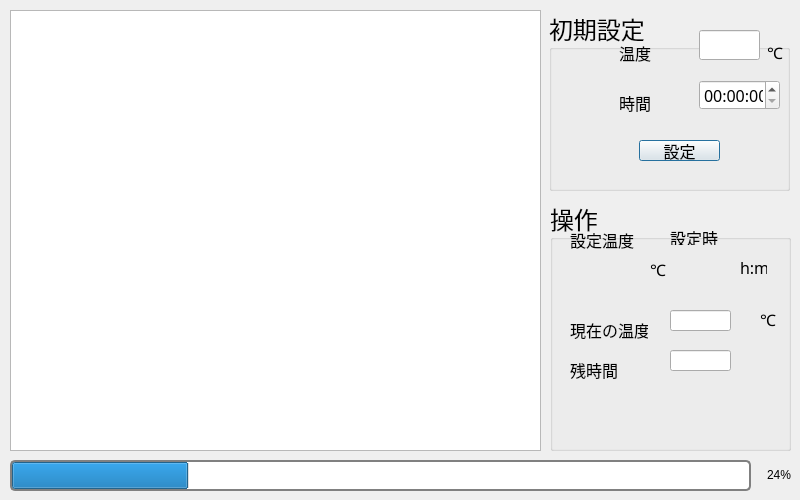
<?xml version="1.0" encoding="UTF-8"?>
<ui version="4.0">
 <class>Dialog</class>
 <widget class="QDialog" name="Dialog">
  <property name="enabled">
   <bool>true</bool>
  </property>
  <property name="geometry">
   <rect>
    <x>0</x>
    <y>0</y>
    <width>800</width>
    <height>500</height>
   </rect>
  </property>
  <property name="windowTitle">
   <string>Dialog</string>
  </property>
  <widget class="QProgressBar" name="progressBar">
   <property name="geometry">
    <rect>
     <x>10</x>
     <y>460</y>
     <width>781</width>
     <height>31</height>
    </rect>
   </property>
   <property name="styleSheet">
    <string notr="true">border:2px solid grey; border-radius:5px; text-align:right; margin-right:40px;
font: 14pt &quot;.AppleSystemUIFont&quot;;</string>
   </property>
   <property name="value">
    <number>24</number>
   </property>
  </widget>
  <widget class="QGroupBox" name="groupBox">
   <property name="geometry">
    <rect>
     <x>549</x>
     <y>10</y>
     <width>241</width>
     <height>181</height>
    </rect>
   </property>
   <property name="font">
    <font>
     <family>MeiryoKe_UIGothic</family>
     <pointsize>18</pointsize>
    </font>
   </property>
   <property name="title">
    <string>初期設定</string>
   </property>
   <property name="flat">
    <bool>false</bool>
   </property>
   <widget class="QTimeEdit" name="timeEdit">
    <property name="geometry">
     <rect>
      <x>150</x>
      <y>70</y>
      <width>81</width>
      <height>30</height>
     </rect>
    </property>
    <property name="font">
     <font>
      <family>MeiryoKe_UIGothic</family>
      <pointsize>12</pointsize>
      <kerning>true</kerning>
     </font>
    </property>
    <property name="layoutDirection">
     <enum>Qt::LeftToRight</enum>
    </property>
    <property name="autoFillBackground">
     <bool>false</bool>
    </property>
    <property name="alignment">
     <set>Qt::AlignCenter</set>
    </property>
   </widget>
   <widget class="QLabel" name="label_3">
    <property name="geometry">
     <rect>
      <x>70</x>
      <y>30</y>
      <width>40</width>
      <height>25</height>
     </rect>
    </property>
    <property name="font">
     <font>
      <family>MeiryoKe_UIGothic</family>
      <pointsize>12</pointsize>
     </font>
    </property>
    <property name="text">
     <string>温度</string>
    </property>
   </widget>
   <widget class="QLineEdit" name="lineEdit_2">
    <property name="geometry">
     <rect>
      <x>150</x>
      <y>20</y>
      <width>61</width>
      <height>30</height>
     </rect>
    </property>
    <property name="font">
     <font>
      <family>MeiryoKe_UIGothic</family>
      <pointsize>12</pointsize>
     </font>
    </property>
    <property name="alignment">
     <set>Qt::AlignCenter</set>
    </property>
   </widget>
   <widget class="QLabel" name="label_5">
    <property name="geometry">
     <rect>
      <x>218</x>
      <y>30</y>
      <width>20</width>
      <height>25</height>
     </rect>
    </property>
    <property name="font">
     <font>
      <family>MeiryoKe_UIGothic</family>
      <pointsize>12</pointsize>
     </font>
    </property>
    <property name="text">
     <string>℃</string>
    </property>
   </widget>
   <widget class="QLabel" name="label_4">
    <property name="geometry">
     <rect>
      <x>70</x>
      <y>80</y>
      <width>40</width>
      <height>25</height>
     </rect>
    </property>
    <property name="font">
     <font>
      <family>MeiryoKe_UIGothic</family>
      <pointsize>12</pointsize>
     </font>
    </property>
    <property name="text">
     <string>時間</string>
    </property>
   </widget>
   <widget class="QPushButton" name="pushButton_5">
    <property name="geometry">
     <rect>
      <x>90</x>
      <y>130</y>
      <width>81</width>
      <height>21</height>
     </rect>
    </property>
    <property name="baseSize">
     <size>
      <width>0</width>
      <height>0</height>
     </size>
    </property>
    <property name="palette">
     <palette>
      <active>
       <colorrole role="Base">
        <brush brushstyle="SolidPattern">
         <color alpha="255">
          <red>255</red>
          <green>255</green>
          <blue>10</blue>
         </color>
        </brush>
       </colorrole>
       <colorrole role="AlternateBase">
        <brush brushstyle="RadialGradientPattern">
         <gradient centralx="0.500000000000000" centraly="0.500000000000000" focalx="0.500000000000000" focaly="0.500000000000000" radius="0.077000000000000" type="RadialGradient" spread="RepeatSpread" coordinatemode="ObjectBoundingMode">
          <gradientstop position="0.000000000000000">
           <color alpha="147">
            <red>0</red>
            <green>169</green>
            <blue>255</blue>
           </color>
          </gradientstop>
          <gradientstop position="0.497326000000000">
           <color alpha="147">
            <red>0</red>
            <green>0</green>
            <blue>0</blue>
           </color>
          </gradientstop>
          <gradientstop position="1.000000000000000">
           <color alpha="147">
            <red>0</red>
            <green>169</green>
            <blue>255</blue>
           </color>
          </gradientstop>
         </gradient>
        </brush>
       </colorrole>
      </active>
      <inactive>
       <colorrole role="Base">
        <brush brushstyle="SolidPattern">
         <color alpha="255">
          <red>255</red>
          <green>255</green>
          <blue>10</blue>
         </color>
        </brush>
       </colorrole>
       <colorrole role="AlternateBase">
        <brush brushstyle="RadialGradientPattern">
         <gradient centralx="0.500000000000000" centraly="0.500000000000000" focalx="0.500000000000000" focaly="0.500000000000000" radius="0.077000000000000" type="RadialGradient" spread="RepeatSpread" coordinatemode="ObjectBoundingMode">
          <gradientstop position="0.000000000000000">
           <color alpha="147">
            <red>0</red>
            <green>169</green>
            <blue>255</blue>
           </color>
          </gradientstop>
          <gradientstop position="0.497326000000000">
           <color alpha="147">
            <red>0</red>
            <green>0</green>
            <blue>0</blue>
           </color>
          </gradientstop>
          <gradientstop position="1.000000000000000">
           <color alpha="147">
            <red>0</red>
            <green>169</green>
            <blue>255</blue>
           </color>
          </gradientstop>
         </gradient>
        </brush>
       </colorrole>
      </inactive>
      <disabled>
       <colorrole role="Base">
        <brush brushstyle="SolidPattern">
         <color alpha="255">
          <red>236</red>
          <green>236</green>
          <blue>236</blue>
         </color>
        </brush>
       </colorrole>
       <colorrole role="AlternateBase">
        <brush brushstyle="RadialGradientPattern">
         <gradient centralx="0.500000000000000" centraly="0.500000000000000" focalx="0.500000000000000" focaly="0.500000000000000" radius="0.077000000000000" type="RadialGradient" spread="RepeatSpread" coordinatemode="ObjectBoundingMode">
          <gradientstop position="0.000000000000000">
           <color alpha="147">
            <red>0</red>
            <green>169</green>
            <blue>255</blue>
           </color>
          </gradientstop>
          <gradientstop position="0.497326000000000">
           <color alpha="147">
            <red>0</red>
            <green>0</green>
            <blue>0</blue>
           </color>
          </gradientstop>
          <gradientstop position="1.000000000000000">
           <color alpha="147">
            <red>0</red>
            <green>169</green>
            <blue>255</blue>
           </color>
          </gradientstop>
         </gradient>
        </brush>
       </colorrole>
      </disabled>
     </palette>
    </property>
    <property name="font">
     <font>
      <family>MeiryoKe_UIGothic</family>
      <pointsize>12</pointsize>
      <weight>50</weight>
      <bold>false</bold>
      <strikeout>false</strikeout>
     </font>
    </property>
    <property name="autoFillBackground">
     <bool>false</bool>
    </property>
    <property name="styleSheet">
     <string notr="true">alternate-background-color: qradialgradient(spread:repeat, cx:0.5, cy:0.5, radius:0.077, fx:0.5, fy:0.5, stop:0 rgba(0, 169, 255, 147), stop:0.497326 rgba(0, 0, 0, 147), stop:1 rgba(0, 169, 255, 147));</string>
    </property>
    <property name="text">
     <string>設定</string>
    </property>
    <property name="checkable">
     <bool>true</bool>
    </property>
    <property name="autoDefault">
     <bool>true</bool>
    </property>
    <property name="default">
     <bool>false</bool>
    </property>
    <property name="flat">
     <bool>false</bool>
    </property>
   </widget>
  </widget>
  <widget class="QGroupBox" name="groupBox_3">
   <property name="geometry">
    <rect>
     <x>550</x>
     <y>200</y>
     <width>241</width>
     <height>251</height>
    </rect>
   </property>
   <property name="font">
    <font>
     <family>MeiryoKe_UIGothic</family>
     <pointsize>18</pointsize>
    </font>
   </property>
   <property name="inputMethodHints">
    <set>Qt::ImhNone</set>
   </property>
   <property name="title">
    <string>操作</string>
   </property>
   <property name="flat">
    <bool>false</bool>
   </property>
   <widget class="QLabel" name="label_10">
    <property name="geometry">
     <rect>
      <x>20</x>
      <y>30</y>
      <width>64</width>
      <height>19</height>
     </rect>
    </property>
    <property name="font">
     <font>
      <family>MeiryoKe_UIGothic</family>
      <pointsize>12</pointsize>
     </font>
    </property>
    <property name="text">
     <string>設定温度</string>
    </property>
   </widget>
   <widget class="QLabel" name="label_11">
    <property name="geometry">
     <rect>
      <x>100</x>
      <y>60</y>
      <width>16</width>
      <height>19</height>
     </rect>
    </property>
    <property name="font">
     <font>
      <family>MeiryoKe_UIGothic</family>
      <pointsize>12</pointsize>
     </font>
    </property>
    <property name="text">
     <string>℃</string>
    </property>
   </widget>
   <widget class="QLabel" name="label_15">
    <property name="geometry">
     <rect>
      <x>210</x>
      <y>110</y>
      <width>16</width>
      <height>19</height>
     </rect>
    </property>
    <property name="font">
     <font>
      <family>MeiryoKe_UIGothic</family>
      <pointsize>12</pointsize>
     </font>
    </property>
    <property name="text">
     <string>℃</string>
    </property>
   </widget>
   <widget class="QLabel" name="label_12">
    <property name="geometry">
     <rect>
      <x>120</x>
      <y>30</y>
      <width>48</width>
      <height>15</height>
     </rect>
    </property>
    <property name="font">
     <font>
      <family>MeiryoKe_UIGothic</family>
      <pointsize>12</pointsize>
     </font>
    </property>
    <property name="text">
     <string>設定時間</string>
    </property>
   </widget>
   <widget class="QLabel" name="label_14">
    <property name="geometry">
     <rect>
      <x>20</x>
      <y>120</y>
      <width>78</width>
      <height>19</height>
     </rect>
    </property>
    <property name="font">
     <font>
      <family>MeiryoKe_UIGothic</family>
      <pointsize>12</pointsize>
     </font>
    </property>
    <property name="text">
     <string>現在の温度</string>
    </property>
   </widget>
   <widget class="QLabel" name="label_13">
    <property name="geometry">
     <rect>
      <x>20</x>
      <y>160</y>
      <width>48</width>
      <height>19</height>
     </rect>
    </property>
    <property name="font">
     <font>
      <family>MeiryoKe_UIGothic</family>
      <pointsize>12</pointsize>
     </font>
    </property>
    <property name="text">
     <string>残時間</string>
    </property>
   </widget>
   <widget class="QLineEdit" name="lineEdit">
    <property name="geometry">
     <rect>
      <x>120</x>
      <y>110</y>
      <width>61</width>
      <height>21</height>
     </rect>
    </property>
    <property name="font">
     <font>
      <family>MeiryoKe_UIGothic</family>
      <pointsize>12</pointsize>
     </font>
    </property>
    <property name="inputMethodHints">
     <set>Qt::ImhTime</set>
    </property>
    <property name="alignment">
     <set>Qt::AlignCenter</set>
    </property>
   </widget>
   <widget class="QLineEdit" name="lineEdit_3">
    <property name="geometry">
     <rect>
      <x>120</x>
      <y>150</y>
      <width>61</width>
      <height>21</height>
     </rect>
    </property>
    <property name="font">
     <font>
      <family>MeiryoKe_UIGothic</family>
      <pointsize>12</pointsize>
     </font>
    </property>
    <property name="inputMethodHints">
     <set>Qt::ImhTime</set>
    </property>
    <property name="alignment">
     <set>Qt::AlignCenter</set>
    </property>
   </widget>
   <widget class="QLabel" name="label_16">
    <property name="geometry">
     <rect>
      <x>190</x>
      <y>60</y>
      <width>27</width>
      <height>15</height>
     </rect>
    </property>
    <property name="font">
     <font>
      <family>MeiryoKe_UIGothic</family>
      <pointsize>12</pointsize>
     </font>
    </property>
    <property name="text">
     <string>h:mm</string>
    </property>
   </widget>
  </widget>
  <widget class="QGraphicsView" name="graphicsView">
   <property name="geometry">
    <rect>
     <x>10</x>
     <y>10</y>
     <width>531</width>
     <height>441</height>
    </rect>
   </property>
  </widget>
  <zorder>progressBar</zorder>
  <zorder>graphicsView</zorder>
  <zorder>groupBox_3</zorder>
  <zorder>groupBox</zorder>
 </widget>
 <resources/>
 <connections/>
 <slots>
  <slot>slot1()</slot>
  <slot>slot2()</slot>
 </slots>
</ui>
